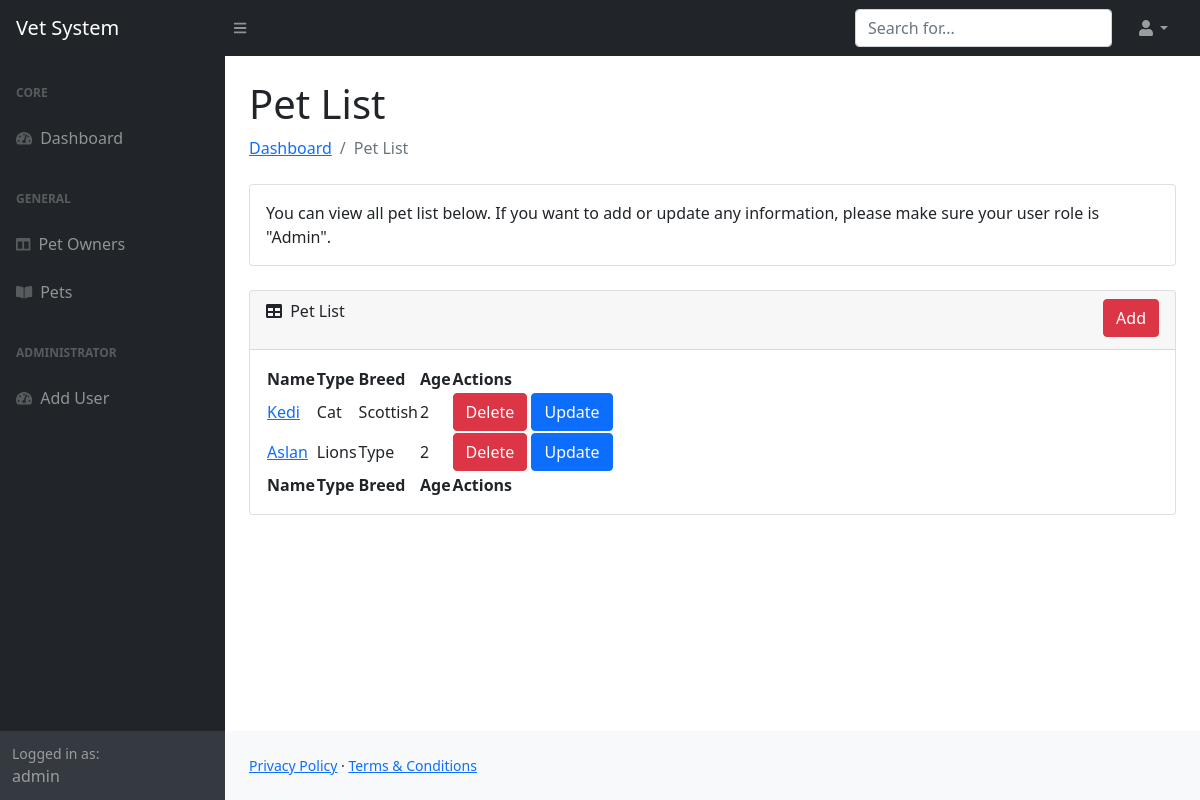
The page /pets/ (signed in) on the database its author committed.
### main/models.py (models this page shows, shortened)
class Pets(models.Model):
    name = models.CharField(max_length=200, verbose_name='Pet Name')
    type = models.CharField(max_length=200, verbose_name='Pet Type')
    breed = models.CharField(max_length=200,  verbose_name='Breed')
    age = models.PositiveIntegerField(verbose_name='Pet Age', null=True)
    description = models.TextField(blank=True, verbose_name='Description')
    created_date = models.DateTimeField(auto_now_add=True)
    updated_date = models.DateTimeField(auto_now=True)
    class Meta:
        verbose_name = 'Pet'
        verbose_name_plural = ' Pets'

### main/views.py (the view)
# urls.py: path('pets/', views.PetView, name='pets'),
@login_required(login_url="/login/")
def PetView(request):
    pets = Pets.objects.all()
    return render(request, 'pets_index.html', {
        'pets': pets
    })

### main/templates/pets_index.html (shortened to what this page needs)
{% load static %}
<!DOCTYPE html>
<html lang="en">
    <head>
        <link href="https://cdn.jsdelivr.net/npm/simple-datatables@latest/dist/style.css" rel="stylesheet" />
        <link href="{% static 'css/styles.css' %}" rel="stylesheet" />
    </head>
    <body class="sb-nav-fixed">
    {% include 'includes/header.html' %}
        <div id="layoutSidenav">
            <div id="layoutSidenav_nav">
                {% include 'includes/sidebar.html' %}
            </div>
            <div id="layoutSidenav_content">
                <main>
                    <div class="container-fluid px-4">
                        <h1 class="mt-4">Pet List</h1>
                        <ol class="breadcrumb mb-4">
                            <li class="breadcrumb-item"><a href="{% url 'home' %}">Dashboard</a></li>
                            <li class="breadcrumb-item active">Pet List</li>
                        </ol>
                        <div class="card mb-4">
                            <div class="card-body">
                                You can view all pet list below. If you want to add or update any information, please make sure your user role is "Admin".
                            </div>
                        </div>
                        <div class="card mb-4">
                            <div class="card-header">
                                <div class="row">
                                    <div class="col-6">
                                        <i class="fas fa-table me-1"></i>
                                        Pet List
                                    </div>
                                    <div class="col-6">
                                        <div class="text-lg-end mb-1">
                                            <a href="{% url 'pet-add' %}" type="submit"  class=" btn btn-danger">Add</a>
                                        </div>
                                    </div>
                                </div>
                            </div>
                            <div class="card-body">
                                <table id="datatablesSimple">
                                    <thead>
                                        <tr>
                                            <th>Name</th>
                                            <th>Type</th>
                                            <th>Breed</th>
                                            <th>Age</th>
                                            <th>Actions</th>
                                        </tr>
                                    </thead>
                                    <tfoot>
                                        <tr>
                                            <th>Name</th>
                                            <th>Type</th>
                                            <th>Breed</th>
                                            <th>Age</th>
                                            <th>Actions</th>
                                        </tr>
                                    </tfoot>
                                    <tbody>
                                        {% for pet in pets %}
                                        <tr>
                                            <td><a href="{% url 'pet-detail' pet.id %}">{{ pet.name }}</a></td>
                                            <td>{{ pet.type }}</td>
                                            <td>{{ pet.breed }}</td>
                                            <td>{{ pet.age }}</td>
                                            <td>{% if perms.main.delete_pets %}<a href="{% url 'pet-delete' pet.id %}" class="btn btn-danger">Delete</a>&nbsp;{% endif %}<a href="{% url 'pet-update' pet.id %}" class="btn btn-primary">Update</a> </td>
                                        </tr>
                                        {% endfor %}
                                    </tbody>
                                </table>
                            </div>
                        </div>
                    </div>
                </main>
                {% include 'includes/footer.html' %}
            </div>
        </div>
    </body>
</html>

### templates/includes/sidebar.html (shortened to what this page needs)
{% load static %}
<nav class="sb-sidenav accordion sb-sidenav-dark" id="sidenavAccordion">
    <div class="sb-sidenav-menu">
        <div class="nav">
            <div class="sb-sidenav-menu-heading">Core</div>
            <a class="nav-link" href="{% url 'home' %}">
                <div class="sb-nav-link-icon"><i class="fas fa-tachometer-alt"></i></div>
                Dashboard
            </a>
            <div class="sb-sidenav-menu-heading">General</div>
            <a class="nav-link" href="{% url 'owners' %}">
                <div class="sb-nav-link-icon"><i class="fas fa-columns"></i></div>
                Pet Owners
            </a>
            <a class="nav-link" href="{% url 'pets' %}">
                <div class="sb-nav-link-icon"><i class="fas fa-book-open"></i></div>
                Pets
            </a>
            {% if perms.main.add_user %}
                <div class="sb-sidenav-menu-heading">Administrator</div>
                <a class="nav-link" href="{% url 'register' %}">
                    <div class="sb-nav-link-icon"><i class="fas fa-tachometer-alt"></i></div>
                    Add User
                </a>
            {% endif %}
        </div>
    </div>
    <div class="sb-sidenav-footer">
        <div class="small">Logged in as:</div>
        {{ request.user }}
    </div>
</nav>

### rows shown on the page
Pets: name "Kedi", type "Cat", breed "Scottish", age "2"
Pets: name "Aslan", type "Lions", breed "Type", age "2"

### other values the page prints
{{ request.user }} "admin"
